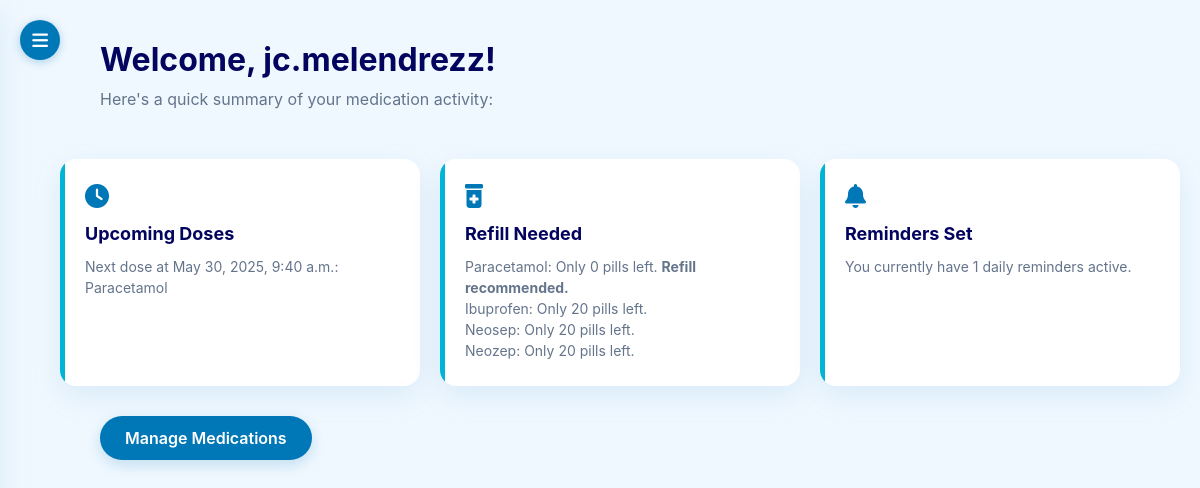
/dashboard (signed in), run on an earlier commit of the app's database.
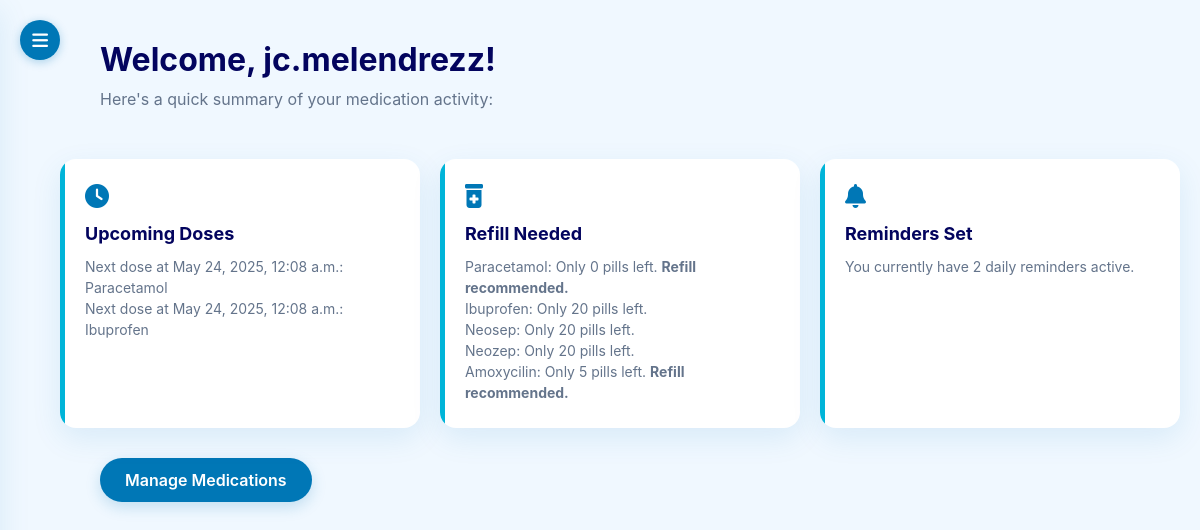
And on a later commit of the database.
### core/models.py (models this page shows, shortened)
class MedicationReminder(models.Model):
  medication = models.ForeignKey(Medication, on_delete=models.CASCADE)
  reminder_time = models.TimeField()
  repeat_daily = models.BooleanField(default=True)
  reminder_message = models.CharField(max_length=255, null=True, blank=True)
  reminder_sent = models.BooleanField(default=False)
  created_at = models.DateTimeField(auto_now_add=True)
  last_reminder = models.DateTimeField(default=timezone.now)
  interval_unit = models.CharField(default='hours')
  interval_value = models.IntegerField(default=1)

class Medication(models.Model):
  user = models.ForeignKey(CustomUser, on_delete=models.CASCADE)
  name = models.CharField(max_length=255)
  dosage = models.CharField(max_length=100, help_text='Total amount of dosage per pill.')
  schedule = models.PositiveIntegerField(help_text="Total amount of medication intakes per day. ")
  daily_meds_taken = models.IntegerField(default=0)
  start_date = models.DateField()
  end_date = models.DateField(null=True, blank=True)
  quantity_available = models.PositiveIntegerField(default=0, help_text="Total number of medication units currently available.")
  notes = models.TextField(null=True, blank=True)

### core/views.py (the view)
# urls.py: path('', dashboard_view, name='dashboard'),
@login_required
def dashboard_view(request):
  user = request.user
  medications = Medication.objects.filter(user=user)
  medication_reminders = MedicationReminder.objects.filter(medication__in=medications)
  reminders_amount = medication_reminders.count()
  for reminder in medication_reminders:
      if reminder.interval_unit == 'hours':
          delta = timedelta(hours=reminder.interval_value)
      else:
          delta = timedelta(minutes=reminder.interval_value)
      if reminder.medication.daily_meds_taken == reminder.medication.schedule:
        reminder.next_dose = reminder.reminder_time
      else:
        reminder.next_dose = reminder.last_reminder + delta
  return render(request, 'core/dashboard.html', {'medications': medications, 'medication_reminders': medication_reminders, 'reminders_amount': reminders_amount})

### core/templates/core/dashboard.html (shortened to what this page needs)
<!DOCTYPE html>
<html lang="en">
<head>
  <link rel="stylesheet" href="https://cdnjs.cloudflare.com/ajax/libs/font-awesome/6.4.0/css/all.min.css"/>
</head>
<body>
  <div class="burger-menu" id="burgerMenu">
    <i class="fas fa-bars"></i>
  </div>
  <div class="main">
    <div class="header">
      <h1>Welcome, {{ user.first_name|default:user.username }}!</h1>
      <p>Here's a quick summary of your medication activity:</p>
    </div>
    <div class="card-grid">
      <div class="card">
        <i class="fas fa-clock"></i>
        <h3>Upcoming Doses</h3>
        {% for reminder in medication_reminders %}
          <p>Next dose at {{reminder.next_dose}}: {{reminder.medication.name}} {{reminder.dosage}}</p>
        {% endfor %}
      </div>
      <div class="card">
        <i class="fas fa-prescription-bottle-alt"></i>
        <h3>Refill Needed</h3>
        {% for medication in medications %}
          <p>
            {{ medication.name }}: Only {{ medication.quantity_available }} pills left.
            {% if medication.quantity_available <= 5 %}
              <strong>Refill recommended.</strong>
            {% endif %}
          </p>
        {% endfor %}
      </div>
      <div class="card">
        <i class="fas fa-bell"></i>
        <h3>Reminders Set</h3>
        <p>You currently have {{ reminders_amount }} daily reminders active.</p>
      </div>
    </div>
    <div class="btn-container">
      <a href="{% url 'manage_medications' %}" class="btn-primary">Manage Medications</a>
    </div>
  </div>
</body>
</html>

What changed in the data, as far as the page shows it:
changed MedicationReminder "Paracetamol": next_dose "May 30, 2025, 9:40 a.m." → "May 24, 2025, 12:08 a.m."
added MedicationReminder: next_dose "May 24, 2025, 12:08 a.m.", medication.name "Ibuprofen"
added Medication: name "Amoxycilin", quantity_available "5", shows "Refill recommended."
Also different on the page:
{{ reminders_amount }}: "1" → "2"
